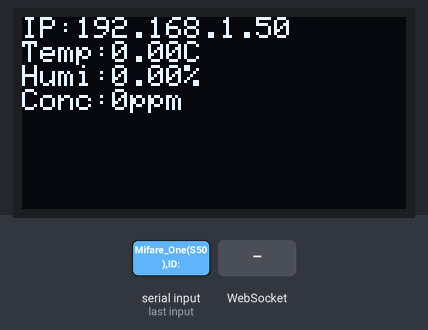
Recording of a sketch running on a simulated ESP8266 (NodeMCU). Parts: 128×64 one-colour display. The inputs (shaded band) are chosen by the test bench. WiFi joins after 1.5 s; servers stay silent unless stated; what the sketch prints to the serial monitor is not drawn.

2.8 s: "Mifare_One(S50),ID:\n" received over the second serial link
Above: at 3.3 s.
4.3 s: WebSocket text "Mifare_One(S50),ID:" received
5.8 s: "ID:\n" received over the second serial link
7.3 s: WebSocket text "ID:" received
8.8 s: "Temperature:\n" received over the second serial link
10.3 s: WebSocket text "Temperature:" received
Timing chart, 0 to 12.8 s (numbered marks = the images above; inputs shaded):
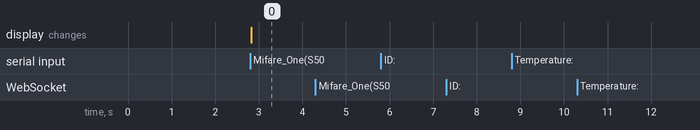

Measured:
- after the input at 2.8 s, the display: changes at once (image 0)
- after the input at 4.3 s, every drawn part: stays the same
- after the input at 5.8 s, every drawn part: stays the same
- after the input at 7.3 s, every drawn part: stays the same
- after the input at 8.8 s, every drawn part: stays the same
- after the input at 10.3 s, every drawn part: stays the same

The sketch:

Web.ino
```cpp
#include <ESP8266WiFi.h>
#include <ArduinoJson.h>
#include <WebSocketsClient.h>
#include <SoftwareSerial.h>
#include <Wire.h>
#include <Adafruit_GFX.h>
#include <Adafruit_SSD1306.h>
#include <ESP8266WebServer.h>
#include <WiFiClient.h>
#include <WiFiServer.h>

// OLED配置
#define SCREEN_WIDTH 128
#define SCREEN_HEIGHT 64
#define OLED_RESET -1
Adafruit_SSD1306 display(SCREEN_WIDTH, SCREEN_HEIGHT, &Wire, OLED_RESET);

// 软串口配置
#define SOFT_RX D4  // ESP8266的D4接TX
#define SOFT_TX D3  // ESP8266的D3接RX
SoftwareSerial softSerial(SOFT_RX, SOFT_TX);

// WiFi配置
const char* ssid = "你的WIFI名称"; //和上位机连接时，保证ESP8266和其处在同一网络下
const char* pswd = "你的WIFI密码";

// 新大陆 云平台配置
const char* server = "ndp.nlecloud.com";
const int port = 8600;
const char* deviceId = "你的设备ID";
const char* deviceKey = "你的设备密钥";
const char* websocketPath = "你的设备路径";

// QT TCP服务器配置
WiFiServer qtServer(8080);  // 为QT上位机创建TCP服务器
WiFiClient qtClient;        // 用于处理QT连接

// Web服务器配置
ESP8266WebServer webServer(80);

// 全局变量
float temperature = 0;
float humidity = 0;
unsigned long concentration = 0;
String lastRFID = "";
String lastAction = "";
String ipAddress = "";
WebSocketsClient sock;

void setup() {
  Serial.begin(115200);
  softSerial.begin(115200);

  // 初始化OLED
  if(!display.begin(SSD1306_SWITCHCAPVCC, 0x3C)) {
    Serial.println("OLED初始化失败");
    while(1);
  }
  display.clearDisplay();
  display.setTextSize(1);
  display.setTextColor(WHITE);
  display.setCursor(0,0);
  display.println("等待数据...");
  display.display();

  setup_wifi();
  setup_webserver();

  // 启动QT TCP服务器
  qtServer.begin();
  Serial.println("QT TCP服务器已启动，端口: 8080");

  // WebSocket初始化
  sock.begin(server, port, websocketPath);
  sock.onEvent([](WStype_t type, uint8_t* payload, size_t length) {
    switch (type) {
      case WStype_CONNECTED:
        Serial.println("[WS] Connected");
        sendRegistration();
        break;
      case WStype_TEXT:
        handleServerMessage((char*)payload);
        break;
      case WStype_DISCONNECTED:
        Serial.println("[WS] Disconnected");
        break;
      case WStype_ERROR:
        Serial.println("[WS] Error");
        break;
    }
  });
  sock.setReconnectInterval(5000);
}

void loop() {
  sock.loop();
  webServer.handleClient();
  readSerialData();
  handleQtClient();

  static unsigned long lastSend = 0;
  if (millis() - lastSend > 5000) {
    sendSensorData();
    lastSend = millis();
  }
}

void readSerialData() {
  if (softSerial.available()) {
    String rawData = softSerial.readStringUntil('\n');
    rawData.trim();

    Serial.print("Raw Data: ");
    Serial.println(rawData);

    // 检查并提取RFID数据
    if(rawData.startsWith("Mifare_One(S50),ID:")) {
      // 提取ID部分
      int idStart = rawData.indexOf("ID:") + 3;
      lastRFID = rawData.substring(idStart);
      lastRFID.trim(); // 去除可能的空白字符

      // 确定操作类型
      if(lastRFID == "你的入库卡片ID") {
        lastAction = "In";
      } else if(lastRFID == "你的出库卡片ID") {
        lastAction = "OUT";
      } else {
        lastAction = "No Idea";
      }

      Serial.println("提取的RFID: " + lastRFID + " - " + lastAction);
      updateOLED();

      // 发送给QT客户端
      if (qtClient && qtClient.connected()) {
        String rfidJson = String("{\"rfid\":\"") + lastRFID + "\",\"action\":\"" + lastAction + "\"}";
        qtClient.println(rfidJson);
        Serial.println("发送给QT: " + rfidJson);
      }
      return;
    }

    // 解析传感器数据
    int tempStart = rawData.indexOf("Temperature:");
    int humiStart = rawData.indexOf("Humidity:");
    int concStart = rawData.indexOf("Concentration:");

    if (tempStart != -1 && humiStart != -1 && concStart != -1) {
      temperature = rawData.substring(tempStart + 12, humiStart).toFloat();
      humidity = rawData.substring(humiStart + 9, concStart).toFloat();
      concentration = rawData.substring(concStart + 14).toInt();

      Serial.printf("Parsed: Temp=%.1f, Humi=%.1f, Conc=%lu\n",
                   temperature, humidity, concentration);
      updateOLED();

      // 发送传感器数据给QT客户端
      if (qtClient && qtClient.connected()) {
        String sensorJson = String("{\"temp\":") + temperature +
                          ",\"humi\":" + humidity +
                          ",\"conc\":" + concentration + "}";
        qtClient.println(sensorJson);
      }
    }
  }
}

void handleQtClient() {
  if (qtServer.hasClient()) {
    if (!qtClient || !qtClient.connected()) {
      if (qtClient) qtClient.stop();
      qtClient = qtServer.available();
      Serial.println("新的QT客户端已连接");
      qtClient.println("{\"status\":\"connected\"}");
    }
  }
  if (qtClient && qtClient.connected() && qtClient.available()) {
    String command = qtClient.readStringUntil('\n');
    command.trim();
    Serial.println("收到QT命令: " + command);
  }
}

void updateOLED() {
  display.clearDisplay();
  display.setCursor(0,0);

  // 显示IP地址
  display.print("IP:");
  display.println(WiFi.localIP().toString());

  // 显示传感器数据
  display.print("Temp:");
  display.print(temperature);
  display.println("C");

  display.print("Humi:");
  display.print(humidity);
  display.println("%");

  display.print("Conc:");
  display.print(concentration);
  display.println("ppm");

  // 显示RFID信息
  if(lastRFID.length() > 0) {
    display.println();
    display.print("RFID:");
    display.println(lastRFID);
    display.print("Action:");
    display.println(lastAction);
  }

  display.display();
}

void sendSensorData() {
  if(!sock.isConnected()) {
    Serial.println("WebSocket未连接，尝试重连...");
    return;
  }

  DynamicJsonDocument doc(256);
  doc["t"] = "3";  // 数据类型标识
  doc["datatype"] = "1";

  JsonObject datas = doc.createNestedObject("datas");
  datas["Temperature"] = temperature;
  datas["Humidity"] = humidity;
  datas["Concentration"] = concentration;

  doc["msgid"] = String(millis());

  String jsonStr;
  serializeJson(doc, jsonStr);
  sock.sendTXT(jsonStr);

  Serial.println("Sent to cloud: " + jsonStr);
}

void setup_webserver() {
  webServer.on("/", HTTP_GET, [](){
    String response = "{\"status\":\"ok\",\"rfid\":\"" + lastRFID + "\",\"action\":\"" + lastAction + "\"}";
    webServer.send(200, "application/json", response);
  });

  webServer.begin();
  Serial.println("HTTP server started");
}

void setup_wifi() {
  WiFi.begin(ssid, pswd);
  while (WiFi.status() != WL_CONNECTED) {
    delay(500);
    Serial.print(".");
  }
  Serial.println("\nWiFi connected");
  Serial.print("IP address: ");
  Serial.println(WiFi.localIP());
  ipAddress = WiFi.localIP().toString();
}

void sendRegistration() {
  String regMsg = R"({"t":1,"device":")" + String(deviceId) +
                  R"(","key":")" + String(deviceKey) + R"(","ver":"v1.1"})";
  sock.sendTXT(regMsg);
  Serial.println("Sent registration: " + regMsg);
}

void handleServerMessage(String msg) {
  Serial.println("Server message: " + msg);
}
```
